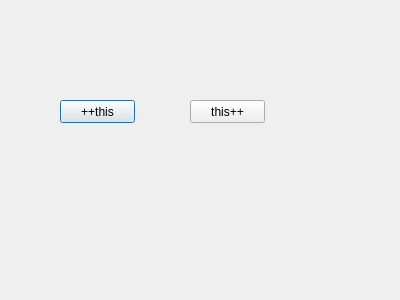
<?xml version="1.0" encoding="UTF-8"?>
<ui version="4.0">
 <class>Dialog</class>
 <widget class="QDialog" name="Dialog">
  <property name="geometry">
   <rect>
    <x>0</x>
    <y>0</y>
    <width>400</width>
    <height>300</height>
   </rect>
  </property>
  <property name="windowTitle">
   <string>Dialog</string>
  </property>
  <widget class="QPushButton" name="pushButton">
   <property name="geometry">
    <rect>
     <x>60</x>
     <y>100</y>
     <width>75</width>
     <height>23</height>
    </rect>
   </property>
   <property name="text">
    <string>++this</string>
   </property>
  </widget>
  <widget class="QPushButton" name="pushButton_2">
   <property name="geometry">
    <rect>
     <x>190</x>
     <y>100</y>
     <width>75</width>
     <height>23</height>
    </rect>
   </property>
   <property name="text">
    <string>this++</string>
   </property>
  </widget>
 </widget>
 <layoutdefault spacing="6" margin="11"/>
 <resources/>
 <connections/>
</ui>
